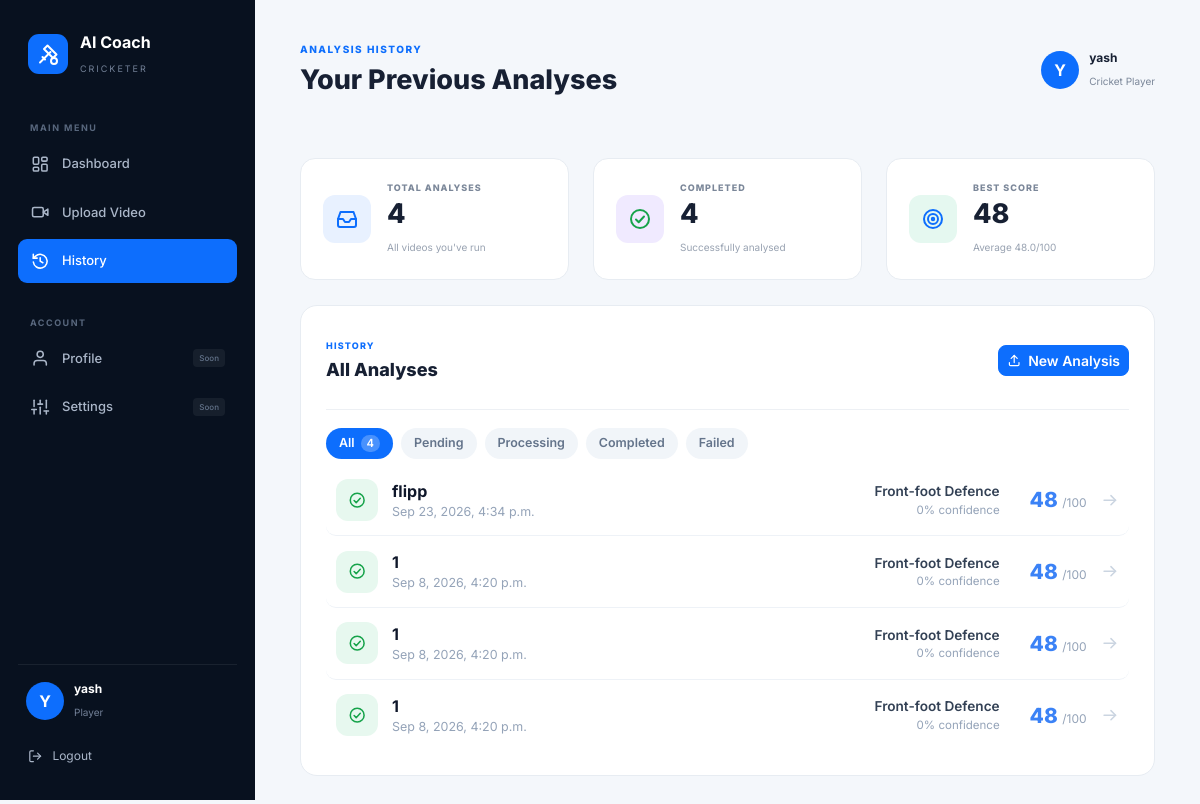
The page /history/ (signed in) on the database as committed earlier.
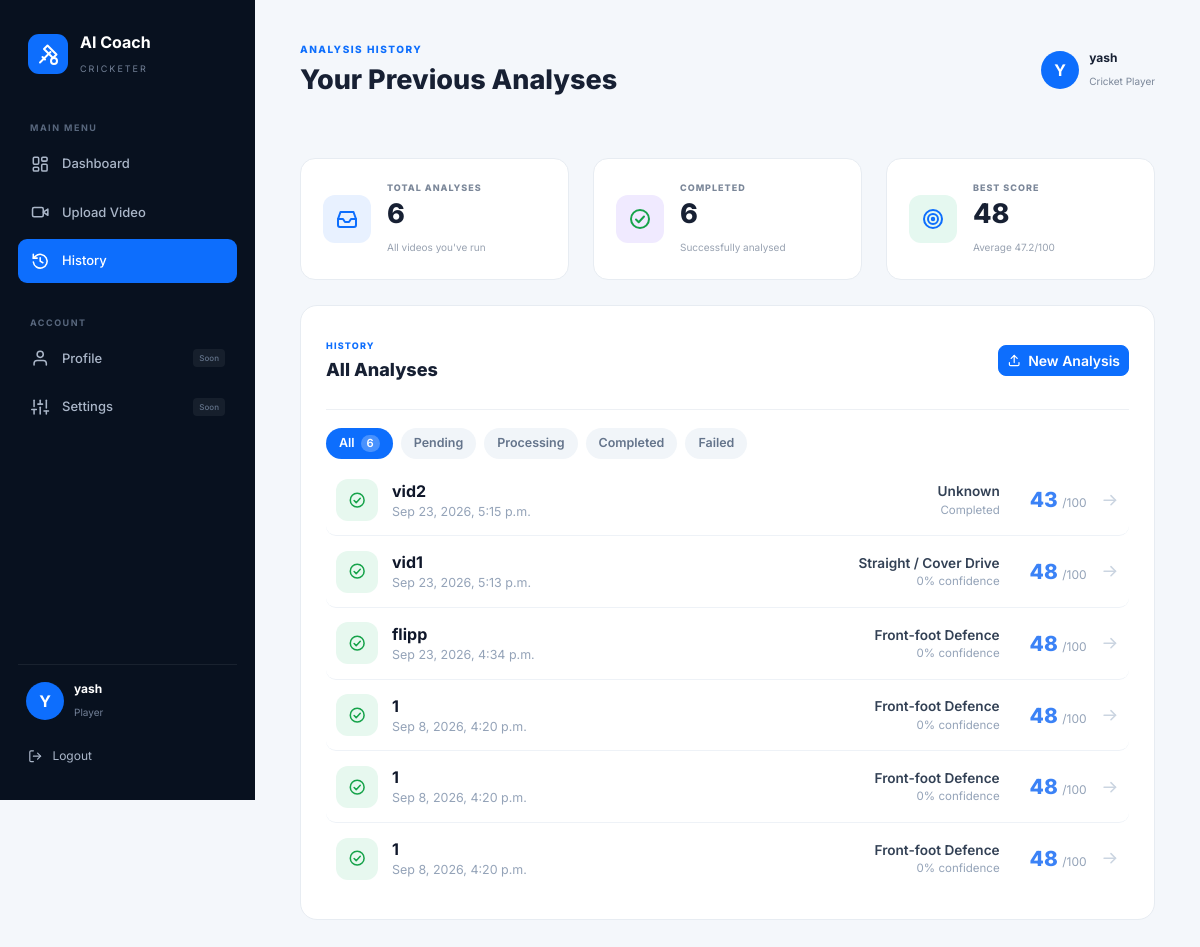
The same page on the database as committed later.
### analysis/models.py (models this page shows, shortened)
class AnalysisResult(models.Model):
    STATUS_CHOICES = [
        ("PENDING", "Pending"),
        ("PROCESSING", "Processing"),
        ("COMPLETED", "Completed"),
        ("FAILED", "Failed"),
    ]
    user = models.ForeignKey(User, on_delete=models.CASCADE)
    video = models.ForeignKey(
        UploadedVideo,
        on_delete=models.CASCADE,
        related_name="analyses",
    )
    title = models.CharField(max_length=200, blank=True)
    uploaded_at = models.DateTimeField(auto_now_add=True)
    status = models.CharField(
        max_length=20,
        choices=STATUS_CHOICES,
        default="PENDING",
    )
    processed_video = models.FileField(
        upload_to="videos/processed/",
        blank=True,
        null=True,
    )
    total_frames = models.IntegerField(default=0)
    detected_frames = models.IntegerField(default=0)
    detection_percentage = models.FloatField(default=0.0)
    detected_shot = models.CharField(max_length=100, blank=True, default="")
    shot_confidence = models.FloatField(default=0.0)
    overall_score = models.IntegerField(default=0)
    posture_score = models.IntegerField(default=0)
    balance_score = models.IntegerField(default=0)
    lower_body_score = models.IntegerField(default=0)
    upper_body_score = models.IntegerField(default=0)
    follow_through_score = models.IntegerField(default=0)
    measurements = models.JSONField(default=dict, blank=True)
    coaching_feedback = models.JSONField(default=list, blank=True)
    key_observations = models.JSONField(default=list, blank=True)
    shot_reasoning = models.JSONField(default=list, blank=True)
    error_message = models.TextField(blank=True, default="")

class UploadedVideo(models.Model):
    user = models.ForeignKey(User, on_delete=models.CASCADE)
    title = models.CharField(max_length=200)
    video = models.FileField(upload_to="videos/")
    uploaded_at = models.DateTimeField(auto_now_add=True)

### analysis/views.py (the view)
# urls.py: path("history/", views.history, name="history"),
@login_required(login_url="login")
def history(request):
    all_analyses = AnalysisResult.objects.filter(
        user=request.user
    ).select_related("video")
    status = (request.GET.get("status") or "").upper()
    valid_statuses = {code for code, _ in AnalysisResult.STATUS_CHOICES}
    if status in valid_statuses:
        all_analyses = all_analyses.filter(status=status)
    all_analyses = all_analyses.order_by("-uploaded_at")
    paginator = Paginator(all_analyses, PER_PAGE)
    page_number = request.GET.get("page")
    try:
        page_obj = paginator.page(page_number)
    except PageNotAnInteger:
        page_obj = paginator.page(1)
    except EmptyPage:
        page_obj = paginator.page(paginator.num_pages)
    completed_scores = list(
        AnalysisResult.objects.filter(
            user=request.user, status="COMPLETED"
        ).values_list("overall_score", flat=True)
    )
    context = {
        "page_obj": page_obj,
        "analyses": page_obj.object_list,
        "total_analyses": AnalysisResult.objects.filter(
            user=request.user
        ).count(),
        "completed": len(completed_scores),
        "active_status": status,
        "valid_statuses": AnalysisResult.STATUS_CHOICES,
        "best_score": max(completed_scores) if completed_scores else None,
        "avg_score": (
            round(sum(completed_scores) / len(completed_scores), 1)
            if completed_scores
            else None
        ),
    }
    return render(request, "history.html", context)

### templates/history.html (shortened to what the changed rows need)
{% load static %}
<!DOCTYPE html>
<html lang="en">
<head>
    <link
        href="https://cdn.jsdelivr.net/npm/bootstrap@5.3.7/dist/css/bootstrap.min.css"
        rel="stylesheet">
    <link rel="stylesheet"
          href="{% static 'css/icons.css' %}">
    <link rel="stylesheet"
          href="{% static 'css/dashboard.css' %}">
</head>
<body>
<main class="main-content">
    <div class="top-bar">
        <div>
            <h2>
                Your Previous Analyses
            </h2>
        </div>
    </div>
    <div class="row g-4 stats-row">
        <div class="col-md-4">
            <div class="stat-card">
                <div>
                    <span>TOTAL ANALYSES</span>
                    <h3>{{ total_analyses }}</h3>
                    <small>All videos you've run</small>
                </div>
            </div>
        </div>
        <div class="col-md-4">
            <div class="stat-card">
                <div>
                    <span>COMPLETED</span>
                    <h3>{{ completed }}</h3>
                    <small>Successfully analysed</small>
                </div>
            </div>
        </div>
        <div class="col-md-4">
            <div class="stat-card">
                <div>
                    <span>BEST SCORE</span>
                    <h3>
                        {% if best_score %}{{ best_score }}{% else %}--{% endif %}
                    </h3>
                    <small>
                        {% if avg_score %}
                            Average {{ avg_score }}/100
                        {% else %}
                            Your highest technique score
                        {% endif %}
                    </small>
                </div>
            </div>
        </div>
    </div>
    <div class="content-card recent-card">
        <div class="history-filters">
            <a href="{% url 'history' %}"
               class="filter-pill {% if not active_status %}active{% endif %}">
                All <span>{{ total_analyses }}</span>
            </a>
            {% for code, label in valid_statuses %}
                <a href="{% url 'history' %}?status={{ code }}"
                   class="filter-pill {% if active_status == code %}active{% endif %}">
                    {{ label }}
                </a>
            {% endfor %}
        </div>
        {% if analyses %}
            <div class="history-list">
                {% for a in analyses %}
                    <a href="{% url 'analysis_result' a.pk %}"
                       class="history-item">
                        <div class="history-icon status-{{ a.status|lower }}">
                            {% if a.status == "COMPLETED" %}
                                <svg class="ic ic-md ic-success">
                                    <use href="#i-check-circle"/>
                                </svg>
                            {% elif a.status == "FAILED" %}
                                <svg class="ic ic-md ic-danger">
                                    <use href="#i-x-circle"/>
                                </svg>
                            {% else %}
                                <svg class="ic ic-md ic-warning">
                                    <use href="#i-clock"/>
                                </svg>
                            {% endif %}
                        </div>
                        <div class="history-info">
                            <strong>{{ a.title|default:a.video.title }}</strong>
                            <small>
                                {{ a.uploaded_at|date:"M j, Y, g:i a" }}
                            </small>
                        </div>
                        <div class="history-shot">
                            <span>
                                {{ a.detected_shot|default:"—" }}
                            </span>
                            <small>
                                {% if a.shot_confidence %}
                                    {{ a.shot_confidence|floatformat:0 }}% confidence
                                {% else %}
                                    {{ a.status|title }}
                                {% endif %}
                            </small>
                        </div>
                        <div class="history-score">
                            {% if a.status == "COMPLETED" %}
                                <strong>{{ a.overall_score }}</strong>
                                <small>/100</small>
                            {% else %}
                                <span class="badge-short">—</span>
                            {% endif %}
                        </div>
                        <svg class="ic ic-md history-arrow">
                            <use href="#i-arrow-right"/>
                        </svg>
                    </a>
                {% endfor %}
            </div>
        {% endif %}
    </div>
</main>
</body>
</html>

Rows that differ between the two databases and show on the page:
added AnalysisResult: title "vid2", uploaded_at "Sep 23, 2026, 5:15 p.m.", detected_shot "Unknown", status "Completed", overall_score "43"
added AnalysisResult: status "COMPLETED" (drawn), title "vid1", uploaded_at "Sep 23, 2026, 5:13 p.m.", detected_shot "Straight / Cover Drive", shot_confidence "0", overall_score "48"
Other text that changed with them:
{{ total_analyses }}: "4" → "6"
{{ completed }}: "4" → "6"
{{ avg_score }}: "48.0" → "47.2"
